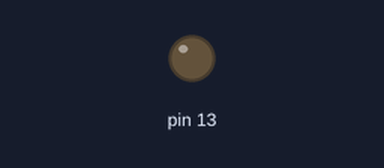
Recording of a sketch running on a simulated Arduino Uno, built with avr-gcc and run on an emulated ATmega328P. On the bench: output pins drawn as LEDs (lit = HIGH). What the sketch prints to the serial monitor is not drawn.

Above: at 2.6 s.
At 6.5 s:
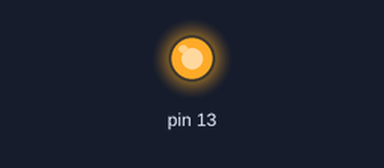
Timing chart, 0 to 6.8 s (numbered marks = the images above):
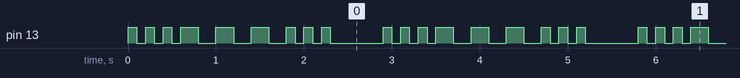

The sketch:

L6_sos_morse_C.ino
```cpp
void setup()
{
  Serial.begin(9600);
  pinMode(13, OUTPUT);
}

void loop()
{
  //This produces 3 short signals
  three_flashes(100);
    //This produces 3 long signals
  three_flashes(200);
    //This produces 3 short signals
  three_flashes(100);

  delay(500);
}

void three_flashes(int duration)
{
   for(int i = 0; i < 3; i++)
  {
     Serial.print(".");
     digitalWrite(13, HIGH);
     delay(duration);
     digitalWrite(13, LOW);
     delay(duration);
  }
}
```

Measured:
- by itself, pin 13: repeats every 2.9 s: 2 × (LOW 0.10 s, HIGH 0.10 s), LOW 0.10 s, 3 × (HIGH 0.20 s, LOW 0.20 s), 2 × (HIGH 0.10 s, LOW 0.10 s), HIGH 0.10 s, LOW 0.60 s, HIGH 0.10 s
- by itself, everything shown: repeats every 2.9 s, in 18 steps
